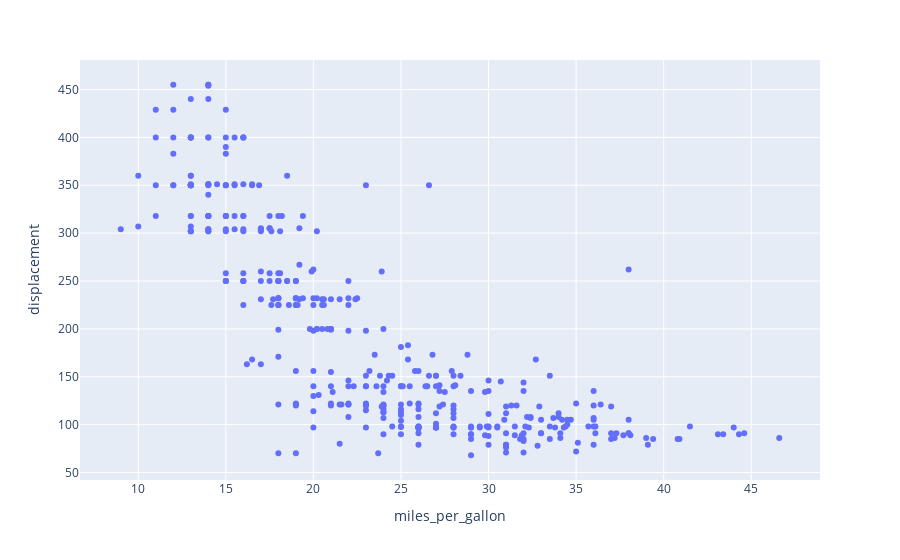

Source (notebook cell):
### Code cell
px.scatter(df, y= 'displacement', x='miles_per_gallon', hover_data= 'model_year' )

### Figure 1 — Plotly figure (JSON) as saved in the notebook; plotly's stock layout.template omitted (floating-point values rounded to 4 significant figures; data arrays with more than 128 entries replaced by an {"elided": "..."} marker saying what was removed)
{"data": [{"customdata": {"elided": "397x1 int values"}, "hovertemplate": "miles_per_gallon=%{x}<br>displacement=%{y}<br>model_year=%{customdata[0]}<extra></extra>", "legendgroup": "", "marker": {"color": "#636efa", "symbol": "circle"}, "mode": "markers", "name": "", "orientation": "v", "showlegend": false, "type": "scatter", "x": {"elided": "397 float values"}, "xaxis": "x", "y": {"elided": "397 float values"}, "yaxis": "y"}], "layout": {"autosize": true, "legend": {"tracegroupgap": 0}, "margin": {"t": 60}, "xaxis": {"anchor": "y", "autorange": true, "domain": [0, 1], "range": [6.725, 48.88], "title": {"text": "miles_per_gallon"}, "type": "linear"}, "yaxis": {"anchor": "x", "autorange": true, "domain": [0, 1], "range": [38.04, 485.0], "title": {"text": "displacement"}, "type": "linear"}}}
